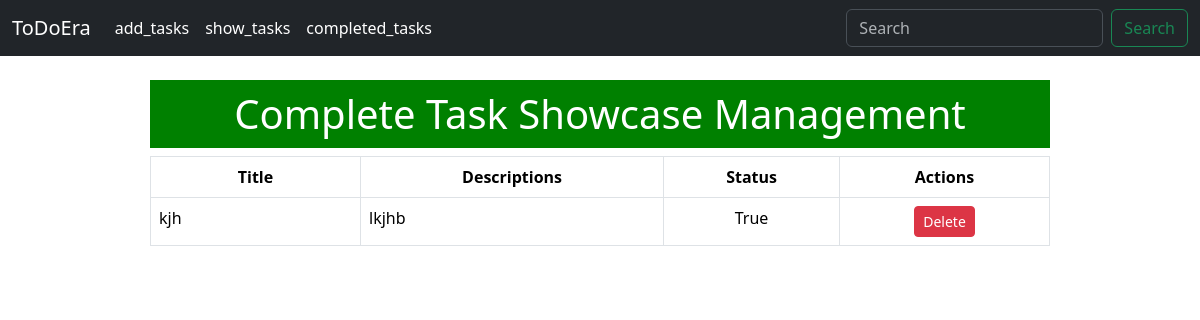
The page /completed_tasks/ on the database as committed earlier.
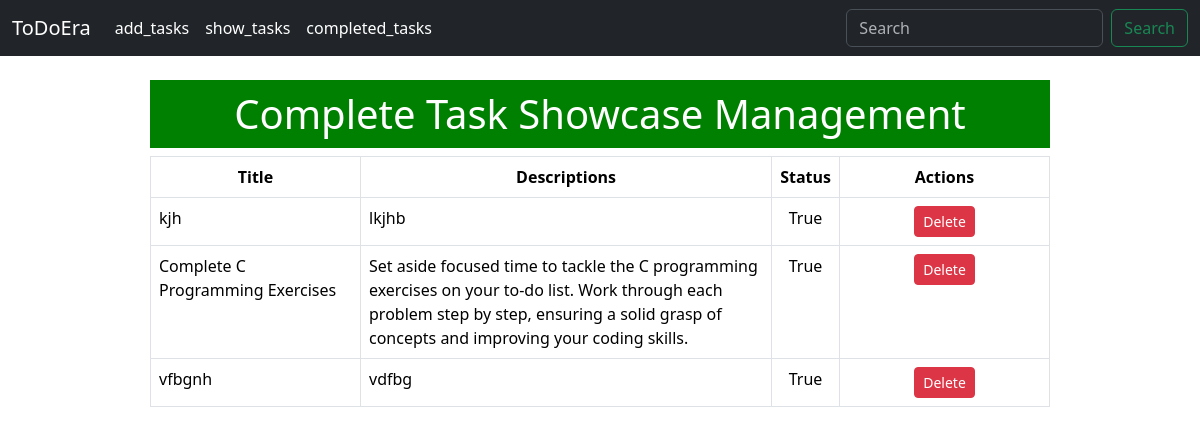
The same page on the database as committed later.
### List/models.py (models this page shows, shortened)
class ToDoModel(models.Model):
    title = models.CharField(max_length=100)
    description = models.TextField(max_length=1000)
    status = models.BooleanField(default=False)

### List/views.py (the view)
# urls.py: path('completed_tasks/', completed_tasks, name='completed_tasks'),
def completed_tasks(request):
    completed_tasks = ToDoModel.objects.filter(status=True)
    return render(request, 'completed_tasks.html', {'data': completed_tasks})

### List/templates/completed_tasks.html (shortened to what this page needs)
{% extends "home.html" %}
{% block content %}
    <div style="width: 75%; margin: auto;">
        <br/>
        <h1 style="text-align: center; width: 100%; background-color: green; color: white; padding: 10px;">Complete Task Showcase Management</h1>
        {% if data %}
            <table class="table table-bordered">
                <thead>
                    <tr style="text-align: center;">
                        <th scope="col">Title</th>
                        <th scope="col">Descriptions</th>
                        <th scope="col">Status</th>
                        <th scope="col" style="text-align: center;">Actions</th>
                    </tr>
                </thead>
                <tbody>
                    {% for i in data %}
                        <tr>
                            <td style="width: 210px;">{{ i.title }}</td>
                            <td>{{ i.description }}</td>
                            <td style="text-align: center;">{{ i.status }}</td>
                            <td style="width: 210px; text-align:center">
                                <a href="{% url 'complete_delete_task' id=i.id %}">
                                    <button type="button" class="btn btn-danger btn-sm">Delete</button>
                                </a>
                            </td>
                        </tr>
                    {% endfor %}
                </tbody>
            </table>
        {% else %}
            <h1>No data available!</h1>
        {% endif %}
    </div>
{% endblock %}

### List/templates/home.html (shortened to what this page needs)
<!doctype html>
<html lang="en">
    <head>
        <link href="https://cdn.jsdelivr.net/npm/bootstrap@5.3.2/dist/css/bootstrap.min.css" rel="stylesheet">
    </head>
    <body>
        <nav class="navbar navbar-expand-lg bg-dark" data-bs-theme="dark">
            <div class="container-fluid">
                <a class="navbar-brand" href="{%url 'homepage'%}">ToDoEra</a>
                <div class="collapse navbar-collapse" id="navbarSupportedContent">
                    <ul class="navbar-nav me-auto mb-2 mb-lg-0">
                        <li class="nav-item ">
                            <a class="nav-link active" href="{%url 'add_tasks'%}">add_tasks</a>
                        </li>
                        <li class="nav-item">
                            <a class="nav-link active" href="{%url 'show_tasks'%}">show_tasks</a>
                        </li>
                        <li class="nav-item">
                            <a class="nav-link active" href="{%url 'completed_tasks'%}">completed_tasks</a>
                        </li>
                    </ul>
                    <form class="d-flex" role="search">
                        <input class="form-control me-2" type="search" placeholder="Search" aria-label="Search">
                        <button class="btn btn-outline-success" type="submit">Search</button>
                    </form>
                </div>
            </div>
        </nav>
        {% block content %}{% endblock  %}
    </body>
</html>

Rows that differ between the two databases and show on the page:
added ToDoModel: title "Complete C Programming Exercises", description "Set aside focused time to tackle the C programming exercises on your to-do list. Work through each problem step by step, ensuring a solid grasp of concepts and improving your coding skills.", status "True"
added ToDoModel: title "vfbgnh", description "vdfbg", status "True"
